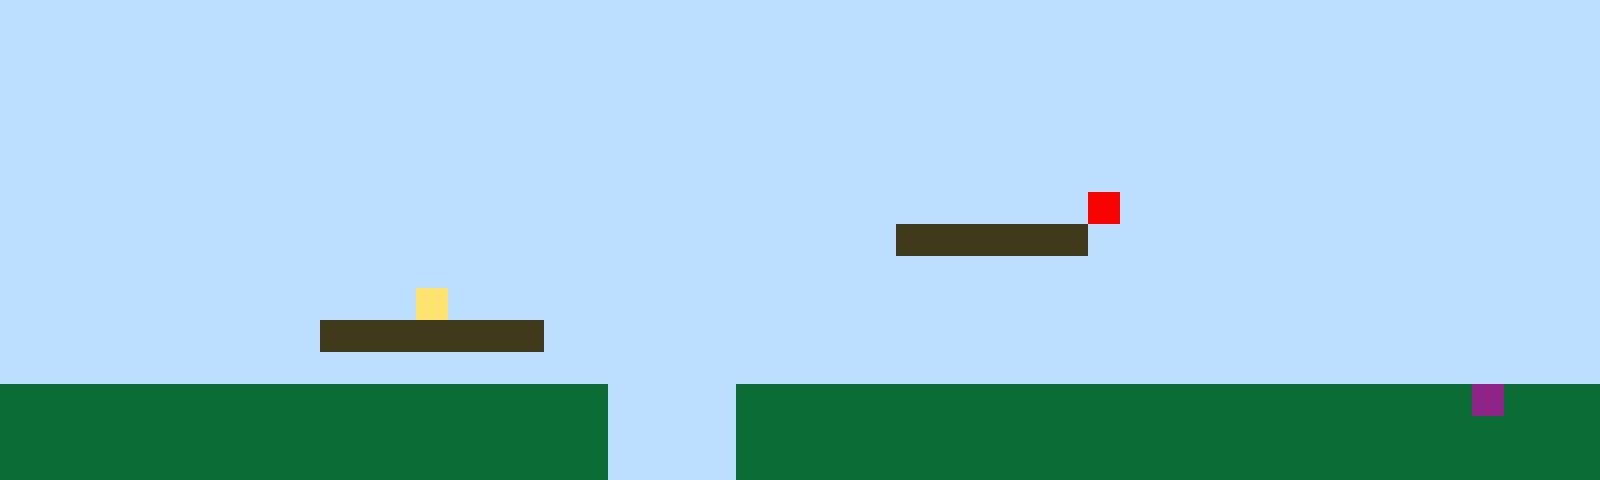

A 2D game scene composited from a Tiled map and its tileset images. What follows is a short description and the map's XML, with every tile layer's data as written:
An orthogonal 50x15 tile map with 32x32 px tiles, 1 tile layer (Tile Layer 1).

<map version="1.10" tiledversion="1.11.2" orientation="orthogonal" renderorder="right-up" width="50" height="15" tilewidth="32" tileheight="32" infinite="0" nextlayerid="2" nextobjectid="1"><editorsettings><export target="map1.csv" format="csv" /></editorsettings><tileset firstgid="1" name="sprites" tilewidth="32" tileheight="32" tilecount="6" columns="3"><image source="sprites.png" width="96" height="64" /></tileset><layer id="1" name="Tile Layer 1" width="50" height="15"><data encoding="csv">1,1,1,1,1,1,1,1,1,1,1,1,1,1,1,1,1,1,1,1,1,1,1,1,1,1,1,1,1,1,1,1,1,1,1,1,1,1,1,1,1,1,1,1,1,1,1,1,1,1,1,1,1,1,1,1,1,1,1,1,1,1,1,1,1,1,1,1,1,1,1,1,1,1,1,1,1,1,1,1,1,1,1,1,1,1,1,1,1,1,1,1,1,1,1,1,1,1,1,1,1,1,1,1,1,1,1,1,1,1,1,1,1,1,1,1,1,1,1,1,1,1,1,1,1,1,1,1,1,1,1,1,1,1,1,1,1,1,1,1,1,1,1,1,1,1,1,1,1,1,1,1,1,1,1,1,1,1,1,1,1,1,1,1,1,1,1,1,1,1,1,1,1,1,1,1,1,1,1,1,1,1,1,1,1,1,1,1,1,1,1,1,1,1,1,1,1,1,1,1,1,1,1,1,1,1,1,1,1,1,1,1,1,1,1,1,1,1,1,1,1,1,1,1,1,1,1,1,1,1,1,1,1,1,1,1,1,1,1,1,1,1,1,1,1,1,1,1,1,1,1,1,1,1,1,1,1,1,1,1,1,1,1,1,1,1,1,1,1,1,1,1,1,1,1,1,1,1,1,1,1,1,1,1,1,1,1,1,1,1,1,1,1,1,1,1,1,1,1,1,1,1,1,1,1,1,1,1,1,1,1,1,1,1,1,1,1,1,1,1,1,1,1,1,1,1,1,1,1,1,1,1,1,1,5,1,1,1,1,1,1,1,1,1,1,1,1,1,1,1,1,1,1,1,1,1,1,1,1,1,1,1,1,1,1,1,1,1,1,1,1,1,1,1,1,1,1,1,3,3,3,3,3,3,1,1,1,1,1,1,1,1,1,1,1,1,1,1,1,1,1,1,1,1,1,1,1,1,1,1,1,1,1,1,1,1,1,1,1,1,1,1,1,1,1,1,1,1,1,1,1,1,1,1,1,1,1,1,1,1,1,1,1,1,1,1,1,1,1,1,1,1,1,1,1,1,1,1,1,1,1,1,1,4,1,1,1,1,1,1,1,1,1,1,1,1,1,1,1,1,1,1,1,1,1,1,1,1,1,1,1,1,1,1,1,1,1,1,1,1,1,1,1,1,1,1,1,1,1,1,3,3,3,3,3,3,3,1,1,1,1,1,1,1,1,1,1,1,1,1,1,1,1,1,1,1,1,1,1,1,1,1,1,1,1,1,1,1,1,1,1,1,1,1,1,1,1,1,1,1,1,1,1,1,1,1,1,1,1,1,1,1,1,1,1,1,1,1,1,1,1,1,1,1,1,1,1,1,1,1,1,1,1,1,1,1,1,1,1,1,2,2,2,2,2,2,2,2,2,2,2,2,2,2,2,2,2,2,2,1,1,1,1,2,2,2,2,2,2,2,2,2,2,2,2,2,2,2,2,2,2,2,2,2,2,2,6,2,2,2,2,2,2,2,2,2,2,2,2,2,2,2,2,2,2,2,2,2,2,1,1,1,1,2,2,2,2,2,2,2,2,2,2,2,2,2,2,2,2,2,2,2,2,2,2,2,2,2,2,2,2,2,2,2,2,2,2,2,2,2,2,2,2,2,2,2,2,2,2,1,1,1,1,2,2,2,2,2,2,2,2,2,2,2,2,2,2,2,2,2,2,2,2,2,2,2,2,2,2,2</data></layer></map>
